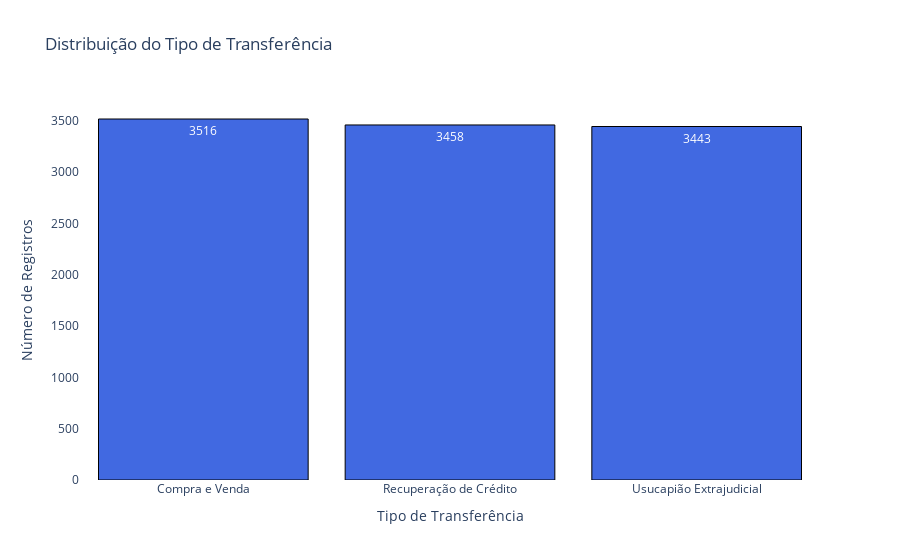

The notebook cell saved with this chart:
### Markdown cell above
O processo de compra e venda apresenta um valor superior em relação aos outros processos analisados. No entanto, a diferença não é tão expressiva, indicando que, embora haja uma variação, os outros tipos de transação, como usucapião extrajudicial e recuperação de crédito, possuem valores próximos. Isso pode sugerir que as transações de compra e venda são frequentes, mas não são, de maneira significativa, mais representativas ou impactantes do que os demais processos, pelo menos dentro do contexto dos dados analisados. A ausência de uma grande disparidade entre os valores sugere um equilíbrio nas transações realizadas em comparação com os outros tipos de processo.

### Code cell
# Agrupar os dados pelo tipo de transferência
tipo_transferencia = dados.groupby('tipo_transferencia').size().reset_index(name='contagem')

fig1 = px.bar(tipo_transferencia,
              x='tipo_transferencia',
              y='contagem',
              title='Distribuição do Tipo de Transferência',
              labels={'contagem': 'Número de Registros', 'tipo_transferencia': 'Tipo de Transferência'})

# Ajuste para melhorar a exibição das barras
fig1.update_traces(
    texttemplate='%{y}',
    textposition='inside',
    marker=dict(color='royalblue', line=dict(color='black', width=1))
)

fig1.update_layout(
    xaxis_tickangle=0,
    plot_bgcolor='white',
    showlegend=False,
    bargap=0.15
)

fig1.show()

### Figure 1 — Plotly figure (JSON) as saved in the notebook; plotly's stock layout.template omitted (floating-point values rounded to 4 significant figures)
{"data": [{"hovertemplate": "Tipo de Transferência=%{x}<br>Número de Registros=%{y}<extra></extra>", "legendgroup": "", "marker": {"color": "royalblue", "line": {"color": "black", "width": 1}, "pattern": {"shape": ""}}, "name": "", "orientation": "v", "showlegend": false, "textposition": "inside", "texttemplate": "%{y}", "type": "bar", "x": ["Compra e Venda", "Recuperação de Crédito", "Usucapião Extrajudicial"], "xaxis": "x", "y": [3516, 3458, 3443], "yaxis": "y"}], "layout": {"bargap": 0.15, "barmode": "relative", "legend": {"tracegroupgap": 0}, "plot_bgcolor": "white", "showlegend": false, "title": {"text": "Distribuição do Tipo de Transferência"}, "xaxis": {"anchor": "y", "domain": [0, 1], "tickangle": 0, "title": {"text": "Tipo de Transferência"}}, "yaxis": {"anchor": "x", "domain": [0, 1], "title": {"text": "Número de Registros"}}}}
